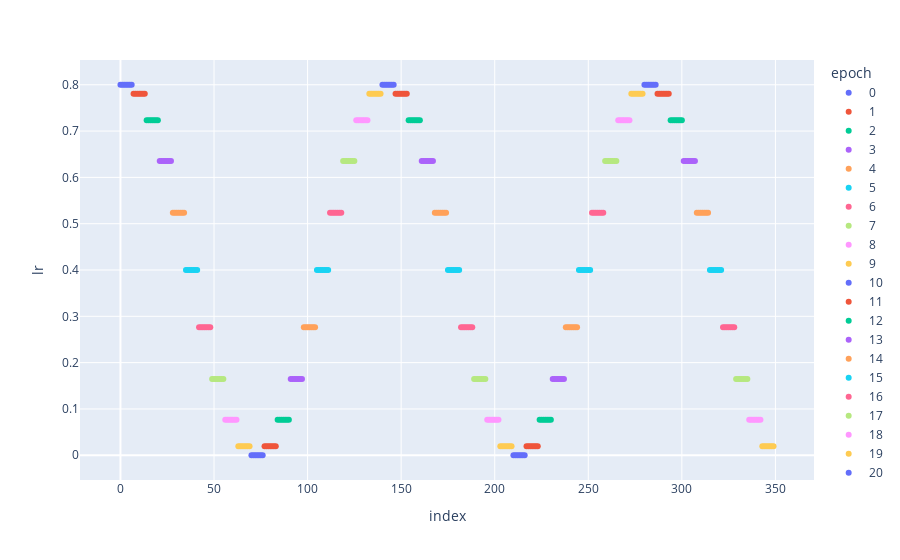

The code cell stored with this chart in its notebook:
### Markdown cell above
## CosineAnnealingLR
This varies the learning rate in a consine wave starting from the learning rate that the optimizer is configured with and going down to some minimum set by $\eta_{min}$ which defaults to $0$. The period of the cosine wave is $2T_{max}$.

### Code cell
lrsched = partial(CosineAnnealingLR, eta_min=0, T_max=10)
df = explore(lrsched, optim_lr=0.8)

### Figure 1 — Plotly figure (JSON) as saved in the notebook; plotly's stock layout.template omitted (floating-point values rounded to 4 significant figures)
{"data": [{"hovertemplate": "epoch=0<br>index=%{x}<br>lr=%{y}<extra></extra>", "legendgroup": "0", "marker": {"color": "#636efa", "symbol": "circle"}, "mode": "markers", "name": "0", "orientation": "v", "showlegend": true, "type": "scatter", "x": [0, 1, 2, 3, 4, 5, 6], "xaxis": "x", "y": [0.8, 0.8, 0.8, 0.8, 0.8, 0.8, 0.8], "yaxis": "y"}, {"hovertemplate": "epoch=1<br>index=%{x}<br>lr=%{y}<extra></extra>", "legendgroup": "1", "marker": {"color": "#EF553B", "symbol": "circle"}, "mode": "markers", "name": "1", "orientation": "v", "showlegend": true, "type": "scatter", "x": [7, 8, 9, 10, 11, 12, 13], "xaxis": "x", "y": [0.7804, 0.7804, 0.7804, 0.7804, 0.7804, 0.7804, 0.7804], "yaxis": "y"}, {"hovertemplate": "epoch=2<br>index=%{x}<br>lr=%{y}<extra></extra>", "legendgroup": "2", "marker": {"color": "#00cc96", "symbol": "circle"}, "mode": "markers", "name": "2", "orientation": "v", "showlegend": true, "type": "scatter", "x": [14, 15, 16, 17, 18, 19, 20], "xaxis": "x", "y": [0.7236, 0.7236, 0.7236, 0.7236, 0.7236, 0.7236, 0.7236], "yaxis": "y"}, {"hovertemplate": "epoch=3<br>index=%{x}<br>lr=%{y}<extra></extra>", "legendgroup": "3", "marker": {"color": "#ab63fa", "symbol": "circle"}, "mode": "markers", "name": "3", "orientation": "v", "showlegend": true, "type": "scatter", "x": [21, 22, 23, 24, 25, 26, 27], "xaxis": "x", "y": [0.6351, 0.6351, 0.6351, 0.6351, 0.6351, 0.6351, 0.6351], "yaxis": "y"}, {"hovertemplate": "epoch=4<br>index=%{x}<br>lr=%{y}<extra></extra>", "legendgroup": "4", "marker": {"color": "#FFA15A", "symbol": "circle"}, "mode": "markers", "name": "4", "orientation": "v", "showlegend": true, "type": "scatter", "x": [28, 29, 30, 31, 32, 33, 34], "xaxis": "x", "y": [0.5236, 0.5236, 0.5236, 0.5236, 0.5236, 0.5236, 0.5236], "yaxis": "y"}, {"hovertemplate": "epoch=5<br>index=%{x}<br>lr=%{y}<extra></extra>", "legendgroup": "5", "marker": {"color": "#19d3f3", "symbol": "circle"}, "mode": "markers", "name": "5", "orientation": "v", "showlegend": true, "type": "scatter", "x": [35, 36, 37, 38, 39, 40, 41], "xaxis": "x", "y": [0.4, 0.4, 0.4, 0.4, 0.4, 0.4, 0.4], "yaxis": "y"}, {"hovertemplate": "epoch=6<br>index=%{x}<br>lr=%{y}<extra></extra>", "legendgroup": "6", "marker": {"color": "#FF6692", "symbol": "circle"}, "mode": "markers", "name": "6", "orientation": "v", "showlegend": true, "type": "scatter", "x": [42, 43, 44, 45, 46, 47, 48], "xaxis": "x", "y": [0.2764, 0.2764, 0.2764, 0.2764, 0.2764, 0.2764, 0.2764], "yaxis": "y"}, {"hovertemplate": "epoch=7<br>index=%{x}<br>lr=%{y}<extra></extra>", "legendgroup": "7", "marker": {"color": "#B6E880", "symbol": "circle"}, "mode": "markers", "name": "7", "orientation": "v", "showlegend": true, "type": "scatter", "x": [49, 50, 51, 52, 53, 54, 55], "xaxis": "x", "y": [0.1649, 0.1649, 0.1649, 0.1649, 0.1649, 0.1649, 0.1649], "yaxis": "y"}, {"hovertemplate": "epoch=8<br>index=%{x}<br>lr=%{y}<extra></extra>", "legendgroup": "8", "marker": {"color": "#FF97FF", "symbol": "circle"}, "mode": "markers", "name": "8", "orientation": "v", "showlegend": true, "type": "scatter", "x": [56, 57, 58, 59, 60, 61, 62], "xaxis": "x", "y": [0.07639, 0.07639, 0.07639, 0.07639, 0.07639, 0.07639, 0.07639], "yaxis": "y"}, {"hovertemplate": "epoch=9<br>index=%{x}<br>lr=%{y}<extra></extra>", "legendgroup": "9", "marker": {"color": "#FECB52", "symbol": "circle"}, "mode": "markers", "name": "9", "orientation": "v", "showlegend": true, "type": "scatter", "x": [63, 64, 65, 66, 67, 68, 69], "xaxis": "x", "y": [0.01958, 0.01958, 0.01958, 0.01958, 0.01958, 0.01958, 0.01958], "yaxis": "y"}, {"hovertemplate": "epoch=10<br>index=%{x}<br>lr=%{y}<extra></extra>", "legendgroup": "10", "marker": {"color": "#636efa", "symbol": "circle"}, "mode": "markers", "name": "10", "orientation": "v", "showlegend": true, "type": "scatter", "x": [70, 71, 72, 73, 74, 75, 76], "xaxis": "x", "y": [0, 0, 0, 0, 0, 0, 0], "yaxis": "y"}, {"hovertemplate": "epoch=11<br>index=%{x}<br>lr=%{y}<extra></extra>", "legendgroup": "11", "marker": {"color": "#EF553B", "symbol": "circle"}, "mode": "markers", "name": "11", "orientation": "v", "showlegend": true, "type": "scatter", "x": [77, 78, 79, 80, 81, 82, 83], "xaxis": "x", "y": [0.01958, 0.01958, 0.01958, 0.01958, 0.01958, 0.01958, 0.01958], "yaxis": "y"}, {"hovertemplate": "epoch=12<br>index=%{x}<br>lr=%{y}<extra></extra>", "legendgroup": "12", "marker": {"color": "#00cc96", "symbol": "circle"}, "mode": "markers", "name": "12", "orientation": "v", "showlegend": true, "type": "scatter", "x": [84, 85, 86, 87, 88, 89, 90], "xaxis": "x", "y": [0.07639, 0.07639, 0.07639, 0.07639, 0.07639, 0.07639, 0.07639], "yaxis": "y"}, {"hovertemplate": "epoch=13<br>index=%{x}<br>lr=%{y}<extra></extra>", "legendgroup": "13", "marker": {"color": "#ab63fa", "symbol": "circle"}, "mode": "markers", "name": "13", "orientation": "v", "showlegend": true, "type": "scatter", "x": [91, 92, 93, 94, 95, 96, 97], "xaxis": "x", "y": [0.1649, 0.1649, 0.1649, 0.1649, 0.1649, 0.1649, 0.1649], "yaxis": "y"}, {"hovertemplate": "epoch=14<br>index=%{x}<br>lr=%{y}<extra></extra>", "legendgroup": "14", "marker": {"color": "#FFA15A", "symbol": "circle"}, "mode": "markers", "name": "14", "orientation": "v", "showlegend": true, "type": "scatter", "x": [98, 99, 100, 101, 102, 103, 104], "xaxis": "x", "y": [0.2764, 0.2764, 0.2764, 0.2764, 0.2764, 0.2764, 0.2764], "yaxis": "y"}, {"hovertemplate": "epoch=15<br>index=%{x}<br>lr=%{y}<extra></extra>", "legendgroup": "15", "marker": {"color": "#19d3f3", "symbol": "circle"}, "mode": "markers", "name": "15", "orientation": "v", "showlegend": true, "type": "scatter", "x": [105, 106, 107, 108, 109, 110, 111], "xaxis": "x", "y": [0.4, 0.4, 0.4, 0.4, 0.4, 0.4, 0.4], "yaxis": "y"}, {"hovertemplate": "epoch=16<br>index=%{x}<br>lr=%{y}<extra></extra>", "legendgroup": "16", "marker": {"color": "#FF6692", "symbol": "circle"}, "mode": "markers", "name": "16", "orientation": "v", "showlegend": true, "type": "scatter", "x": [112, 113, 114, 115, 116, 117, 118], "xaxis": "x", "y": [0.5236, 0.5236, 0.5236, 0.5236, 0.5236, 0.5236, 0.5236], "yaxis": "y"}, {"hovertemplate": "epoch=17<br>index=%{x}<br>lr=%{y}<extra></extra>", "legendgroup": "17", "marker": {"color": "#B6E880", "symbol": "circle"}, "mode": "markers", "name": "17", "orientation": "v", "showlegend": true, "type": "scatter", "x": [119, 120, 121, 122, 123, 124, 125], "xaxis": "x", "y": [0.6351, 0.6351, 0.6351, 0.6351, 0.6351, 0.6351, 0.6351], "yaxis": "y"}, {"hovertemplate": "epoch=18<br>index=%{x}<br>lr=%{y}<extra></extra>", "legendgroup": "18", "marker": {"color": "#FF97FF", "symbol": "circle"}, "mode": "markers", "name": "18", "orientation": "v", "showlegend": true, "type": "scatter", "x": [126, 127, 128, 129, 130, 131, 132], "xaxis": "x", "y": [0.7236, 0.7236, 0.7236, 0.7236, 0.7236, 0.7236, 0.7236], "yaxis": "y"}, {"hovertemplate": "epoch=19<br>index=%{x}<br>lr=%{y}<extra></extra>", "legendgroup": "19", "marker": {"color": "#FECB52", "symbol": "circle"}, "mode": "markers", "name": "19", "orientation": "v", "showlegend": true, "type": "scatter", "x": [133, 134, 135, 136, 137, 138, 139], "xaxis": "x", "y": [0.7804, 0.7804, 0.7804, 0.7804, 0.7804, 0.7804, 0.7804], "yaxis": "y"}, {"hovertemplate": "epoch=20<br>index=%{x}<br>lr=%{y}<extra></extra>", "legendgroup": "20", "marker": {"color": "#636efa", "symbol": "circle"}, "mode": "markers", "name": "20", "orientation": "v", "showlegend": true, "type": "scatter", "x": [140, 141, 142, 143, 144, 145, 146], "xaxis": "x", "y": [0.8, 0.8, 0.8, 0.8, 0.8, 0.8, 0.8], "yaxis": "y"}, {"hovertemplate": "epoch=21<br>index=%{x}<br>lr=%{y}<extra></extra>", "legendgroup": "21", "marker": {"color": "#EF553B", "symbol": "circle"}, "mode": "markers", "name": "21", "orientation": "v", "showlegend": true, "type": "scatter", "x": [147, 148, 149, 150, 151, 152, 153], "xaxis": "x", "y": [0.7804, 0.7804, 0.7804, 0.7804, 0.7804, 0.7804, 0.7804], "yaxis": "y"}, {"hovertemplate": "epoch=22<br>index=%{x}<br>lr=%{y}<extra></extra>", "legendgroup": "22", "marker": {"color": "#00cc96", "symbol": "circle"}, "mode": "markers", "name": "22", "orientation": "v", "showlegend": true, "type": "scatter", "x": [154, 155, 156, 157, 158, 159, 160], "xaxis": "x", "y": [0.7236, 0.7236, 0.7236, 0.7236, 0.7236, 0.7236, 0.7236], "yaxis": "y"}, {"hovertemplate": "epoch=23<br>index=%{x}<br>lr=%{y}<extra></extra>", "legendgroup": "23", "marker": {"color": "#ab63fa", "symbol": "circle"}, "mode": "markers", "name": "23", "orientation": "v", "showlegend": true, "type": "scatter", "x": [161, 162, 163, 164, 165, 166, 167], "xaxis": "x", "y": [0.6351, 0.6351, 0.6351, 0.6351, 0.6351, 0.6351, 0.6351], "yaxis": "y"}, {"hovertemplate": "epoch=24<br>index=%{x}<br>lr=%{y}<extra></extra>", "legendgroup": "24", "marker": {"color": "#FFA15A", "symbol": "circle"}, "mode": "markers", "name": "24", "orientation": "v", "showlegend": true, "type": "scatter", "x": [168, 169, 170, 171, 172, 173, 174], "xaxis": "x", "y": [0.5236, 0.5236, 0.5236, 0.5236, 0.5236, 0.5236, 0.5236], "yaxis": "y"}, {"hovertemplate": "epoch=25<br>index=%{x}<br>lr=%{y}<extra></extra>", "legendgroup": "25", "marker": {"color": "#19d3f3", "symbol": "circle"}, "mode": "markers", "name": "25", "orientation": "v", "showlegend": true, "type": "scatter", "x": [175, 176, 177, 178, 179, 180, 181], "xaxis": "x", "y": [0.4, 0.4, 0.4, 0.4, 0.4, 0.4, 0.4], "yaxis": "y"}, {"hovertemplate": "epoch=26<br>index=%{x}<br>lr=%{y}<extra></extra>", "legendgroup": "26", "marker": {"color": "#FF6692", "symbol": "circle"}, "mode": "markers", "name": "26", "orientation": "v", "showlegend": true, "type": "scatter", "x": [182, 183, 184, 185, 186, 187, 188], "xaxis": "x", "y": [0.2764, 0.2764, 0.2764, 0.2764, 0.2764, 0.2764, 0.2764], "yaxis": "y"}, {"hovertemplate": "epoch=27<br>index=%{x}<br>lr=%{y}<extra></extra>", "legendgroup": "27", "marker": {"color": "#B6E880", "symbol": "circle"}, "mode": "markers", "name": "27", "orientation": "v", "showlegend": true, "type": "scatter", "x": [189, 190, 191, 192, 193, 194, 195], "xaxis": "x", "y": [0.1649, 0.1649, 0.1649, 0.1649, 0.1649, 0.1649, 0.1649], "yaxis": "y"}, {"hovertemplate": "epoch=28<br>index=%{x}<br>lr=%{y}<extra></extra>", "legendgroup": "28", "marker": {"color": "#FF97FF", "symbol": "circle"}, "mode": "markers", "name": "28", "orientation": "v", "showlegend": true, "type": "scatter", "x": [196, 197, 198, 199, 200, 201, 202], "xaxis": "x", "y": [0.07639, 0.07639, 0.07639, 0.07639, 0.07639, 0.07639, 0.07639], "yaxis": "y"}, {"hovertemplate": "epoch=29<br>index=%{x}<br>lr=%{y}<extra></extra>", "legendgroup": "29", "marker": {"color": "#FECB52", "symbol": "circle"}, "mode": "markers", "name": "29", "orientation": "v", "showlegend": true, "type": "scatter", "x": [203, 204, 205, 206, 207, 208, 209], "xaxis": "x", "y": [0.01958, 0.01958, 0.01958, 0.01958, 0.01958, 0.01958, 0.01958], "yaxis": "y"}, {"hovertemplate": "epoch=30<br>index=%{x}<br>lr=%{y}<extra></extra>", "legendgroup": "30", "marker": {"color": "#636efa", "symbol": "circle"}, "mode": "markers", "name": "30", "orientation": "v", "showlegend": true, "type": "scatter", "x": [210, 211, 212, 213, 214, 215, 216], "xaxis": "x", "y": [0, 0, 0, 0, 0, 0, 0], "yaxis": "y"}, {"hovertemplate": "epoch=31<br>index=%{x}<br>lr=%{y}<extra></extra>", "legendgroup": "31", "marker": {"color": "#EF553B", "symbol": "circle"}, "mode": "markers", "name": "31", "orientation": "v", "showlegend": true, "type": "scatter", "x": [217, 218, 219, 220, 221, 222, 223], "xaxis": "x", "y": [0.01958, 0.01958, 0.01958, 0.01958, 0.01958, 0.01958, 0.01958], "yaxis": "y"}, {"hovertemplate": "epoch=32<br>index=%{x}<br>lr=%{y}<extra></extra>", "legendgroup": "32", "marker": {"color": "#00cc96", "symbol": "circle"}, "mode": "markers", "name": "32", "orientation": "v", "showlegend": true, "type": "scatter", "x": [224, 225, 226, 227, 228, 229, 230], "xaxis": "x", "y": [0.07639, 0.07639, 0.07639, 0.07639, 0.07639, 0.07639, 0.07639], "yaxis": "y"}, {"hovertemplate": "epoch=33<br>index=%{x}<br>lr=%{y}<extra></extra>", "legendgroup": "33", "marker": {"color": "#ab63fa", "symbol": "circle"}, "mode": "markers", "name": "33", "orientation": "v", "showlegend": true, "type": "scatter", "x": [231, 232, 233, 234, 235, 236, 237], "xaxis": "x", "y": [0.1649, 0.1649, 0.1649, 0.1649, 0.1649, 0.1649, 0.1649], "yaxis": "y"}, {"hovertemplate": "epoch=34<br>index=%{x}<br>lr=%{y}<extra></extra>", "legendgroup": "34", "marker": {"color": "#FFA15A", "symbol": "circle"}, "mode": "markers", "name": "34", "orientation": "v", "showlegend": true, "type": "scatter", "x": [238, 239, 240, 241, 242, 243, 244], "xaxis": "x", "y": [0.2764, 0.2764, 0.2764, 0.2764, 0.2764, 0.2764, 0.2764], "yaxis": "y"}, {"hovertemplate": "epoch=35<br>index=%{x}<br>lr=%{y}<extra></extra>", "legendgroup": "35", "marker": {"color": "#19d3f3", "symbol": "circle"}, "mode": "markers", "name": "35", "orientation": "v", "showlegend": true, "type": "scatter", "x": [245, 246, 247, 248, 249, 250, 251], "xaxis": "x", "y": [0.4, 0.4, 0.4, 0.4, 0.4, 0.4, 0.4], "yaxis": "y"}, {"hovertemplate": "epoch=36<br>index=%{x}<br>lr=%{y}<extra></extra>", "legendgroup": "36", "marker": {"color": "#FF6692", "symbol": "circle"}, "mode": "markers", "name": "36", "orientation": "v", "showlegend": true, "type": "scatter", "x": [252, 253, 254, 255, 256, 257, 258], "xaxis": "x", "y": [0.5236, 0.5236, 0.5236, 0.5236, 0.5236, 0.5236, 0.5236], "yaxis": "y"}, {"hovertemplate": "epoch=37<br>index=%{x}<br>lr=%{y}<extra></extra>", "legendgroup": "37", "marker": {"color": "#B6E880", "symbol": "circle"}, "mode": "markers", "name": "37", "orientation": "v", "showlegend": true, "type": "scatter", "x": [259, 260, 261, 262, 263, 264, 265], "xaxis": "x", "y": [0.6351, 0.6351, 0.6351, 0.6351, 0.6351, 0.6351, 0.6351], "yaxis": "y"}, {"hovertemplate": "epoch=38<br>index=%{x}<br>lr=%{y}<extra></extra>", "legendgroup": "38", "marker": {"color": "#FF97FF", "symbol": "circle"}, "mode": "markers", "name": "38", "orientation": "v", "showlegend": true, "type": "scatter", "x": [266, 267, 268, 269, 270, 271, 272], "xaxis": "x", "y": [0.7236, 0.7236, 0.7236, 0.7236, 0.7236, 0.7236, 0.7236], "yaxis": "y"}, {"hovertemplate": "epoch=39<br>index=%{x}<br>lr=%{y}<extra></extra>", "legendgroup": "39", "marker": {"color": "#FECB52", "symbol": "circle"}, "mode": "markers", "name": "39", "orientation": "v", "showlegend": true, "type": "scatter", "x": [273, 274, 275, 276, 277, 278, 279], "xaxis": "x", "y": [0.7804, 0.7804, 0.7804, 0.7804, 0.7804, 0.7804, 0.7804], "yaxis": "y"}, {"hovertemplate": "epoch=40<br>index=%{x}<br>lr=%{y}<extra></extra>", "legendgroup": "40", "marker": {"color": "#636efa", "symbol": "circle"}, "mode": "markers", "name": "40", "orientation": "v", "showlegend": true, "type": "scatter", "x": [280, 281, 282, 283, 284, 285, 286], "xaxis": "x", "y": [0.8, 0.8, 0.8, 0.8, 0.8, 0.8, 0.8], "yaxis": "y"}, {"hovertemplate": "epoch=41<br>index=%{x}<br>lr=%{y}<extra></extra>", "legendgroup": "41", "marker": {"color": "#EF553B", "symbol": "circle"}, "mode": "markers", "name": "41", "orientation": "v", "showlegend": true, "type": "scatter", "x": [287, 288, 289, 290, 291, 292, 293], "xaxis": "x", "y": [0.7804, 0.7804, 0.7804, 0.7804, 0.7804, 0.7804, 0.7804], "yaxis": "y"}, {"hovertemplate": "epoch=42<br>index=%{x}<br>lr=%{y}<extra></extra>", "legendgroup": "42", "marker": {"color": "#00cc96", "symbol": "circle"}, "mode": "markers", "name": "42", "orientation": "v", "showlegend": true, "type": "scatter", "x": [294, 295, 296, 297, 298, 299, 300], "xaxis": "x", "y": [0.7236, 0.7236, 0.7236, 0.7236, 0.7236, 0.7236, 0.7236], "yaxis": "y"}, {"hovertemplate": "epoch=43<br>index=%{x}<br>lr=%{y}<extra></extra>", "legendgroup": "43", "marker": {"color": "#ab63fa", "symbol": "circle"}, "mode": "markers", "name": "43", "orientation": "v", "showlegend": true, "type": "scatter", "x": [301, 302, 303, 304, 305, 306, 307], "xaxis": "x", "y": [0.6351, 0.6351, 0.6351, 0.6351, 0.6351, 0.6351, 0.6351], "yaxis": "y"}, {"hovertemplate": "epoch=44<br>index=%{x}<br>lr=%{y}<extra></extra>", "legendgroup": "44", "marker": {"color": "#FFA15A", "symbol": "circle"}, "mode": "markers", "name": "44", "orientation": "v", "showlegend": true, "type": "scatter", "x": [308, 309, 310, 311, 312, 313, 314], "xaxis": "x", "y": [0.5236, 0.5236, 0.5236, 0.5236, 0.5236, 0.5236, 0.5236], "yaxis": "y"}, {"hovertemplate": "epoch=45<br>index=%{x}<br>lr=%{y}<extra></extra>", "legendgroup": "45", "marker": {"color": "#19d3f3", "symbol": "circle"}, "mode": "markers", "name": "45", "orientation": "v", "showlegend": true, "type": "scatter", "x": [315, 316, 317, 318, 319, 320, 321], "xaxis": "x", "y": [0.4, 0.4, 0.4, 0.4, 0.4, 0.4, 0.4], "yaxis": "y"}, {"hovertemplate": "epoch=46<br>index=%{x}<br>lr=%{y}<extra></extra>", "legendgroup": "46", "marker": {"color": "#FF6692", "symbol": "circle"}, "mode": "markers", "name": "46", "orientation": "v", "showlegend": true, "type": "scatter", "x": [322, 323, 324, 325, 326, 327, 328], "xaxis": "x", "y": [0.2764, 0.2764, 0.2764, 0.2764, 0.2764, 0.2764, 0.2764], "yaxis": "y"}, {"hovertemplate": "epoch=47<br>index=%{x}<br>lr=%{y}<extra></extra>", "legendgroup": "47", "marker": {"color": "#B6E880", "symbol": "circle"}, "mode": "markers", "name": "47", "orientation": "v", "showlegend": true, "type": "scatter", "x": [329, 330, 331, 332, 333, 334, 335], "xaxis": "x", "y": [0.1649, 0.1649, 0.1649, 0.1649, 0.1649, 0.1649, 0.1649], "yaxis": "y"}, {"hovertemplate": "epoch=48<br>index=%{x}<br>lr=%{y}<extra></extra>", "legendgroup": "48", "marker": {"color": "#FF97FF", "symbol": "circle"}, "mode": "markers", "name": "48", "orientation": "v", "showlegend": true, "type": "scatter", "x": [336, 337, 338, 339, 340, 341, 342], "xaxis": "x", "y": [0.07639, 0.07639, 0.07639, 0.07639, 0.07639, 0.07639, 0.07639], "yaxis": "y"}, {"hovertemplate": "epoch=49<br>index=%{x}<br>lr=%{y}<extra></extra>", "legendgroup": "49", "marker": {"color": "#FECB52", "symbol": "circle"}, "mode": "markers", "name": "49", "orientation": "v", "showlegend": true, "type": "scatter", "x": [343, 344, 345, 346, 347, 348, 349], "xaxis": "x", "y": [0.01958, 0.01958, 0.01958, 0.01958, 0.01958, 0.01958, 0.01958], "yaxis": "y"}], "layout": {"legend": {"title": {"text": "epoch"}, "tracegroupgap": 0}, "margin": {"t": 60}, "xaxis": {"anchor": "y", "domain": [0, 1], "title": {"text": "index"}}, "yaxis": {"anchor": "x", "domain": [0, 1], "title": {"text": "lr"}}}}
